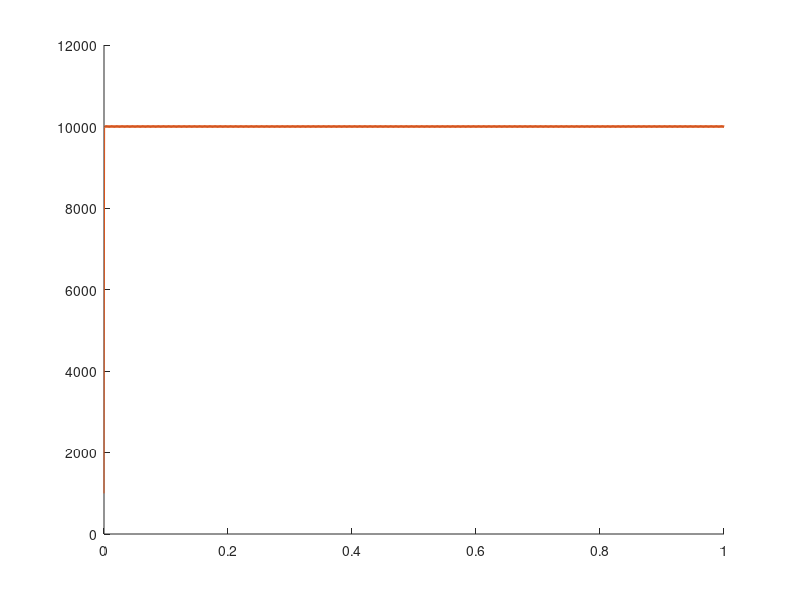

Here is the MATLAB script that generated this plot:
clear
clc

potMtrCntsPrev = 0;
potMtrCnts = 0;
mtrPos = 0;
realMrPos = 0;
realMrPosPrev = 0;


sampledMtrPos = 0;
wrapOffset = 0;
diffCounts = 0;


mtrSpeed_rpm = 10000;
mtrSpeed_rps = mtrSpeed_rpm/60;
mtrSpeed_cps = mtrSpeed_rps*1023;

meas_spd =0;
countIdx = 1;

dt_sim = 1/10000;
dt_cntrl = 1/1000;
t = [0:dt_sim:1];

WRAP_THRESHOLD = 200;


for ii = 1:length(t)
  mtrPos = mtrPos + mtrSpeed_cps*dt_sim;
  
  realMrPos = realMrPos + mtrSpeed_rpm*dt_sim;
  realMrrate = (realMrPos - realMrPosPrev)/(dt_sim);
  realMrPosPrev = realMrPos;
  
  if (mod(t(ii),dt_cntrl) == 0)
    sampledMtrPos = mod(floor(mtrPos),1023) ;
    tempDiff = sampledMtrPos - potMtrCntsPrev;
    
    potMtrCnts = sampledMtrPos;

    %/*  Wrap finder */
      if (tempDiff > WRAP_THRESHOLD)
        % forward Wrap, 800 - 100 = 700 > 200
        wrapOffset = 1023 - potMtrCnts;
        diffCounts = -(wrapOffset + potMtrCntsPrev);
      
      elseif(tempDiff < -WRAP_THRESHOLD)
        % Backwards, 60 - 900 = -840 < 200
        wrapOffset = 1023 - potMtrCntsPrev;
        diffCounts = (potMtrCnts + wrapOffset);
      
      else
      % no motion
      wrapOffset = 0;
      diffCounts = tempDiff;
    end
    
    diff_cnts(countIdx) = diffCounts;
    meas_spd(countIdx) = diffCounts*(60/1023)/(1/1000);
    real_spd(countIdx)  = mtrSpeed_rpm;
    meas_time(countIdx) = t(ii);
    countIdx = countIdx+1;
    
    potMtrCntsPrev = sampledMtrPos;
  end
  
  
end

figure(1),clf
hold all
plot(meas_time, real_spd)
plot(meas_time, meas_spd)









